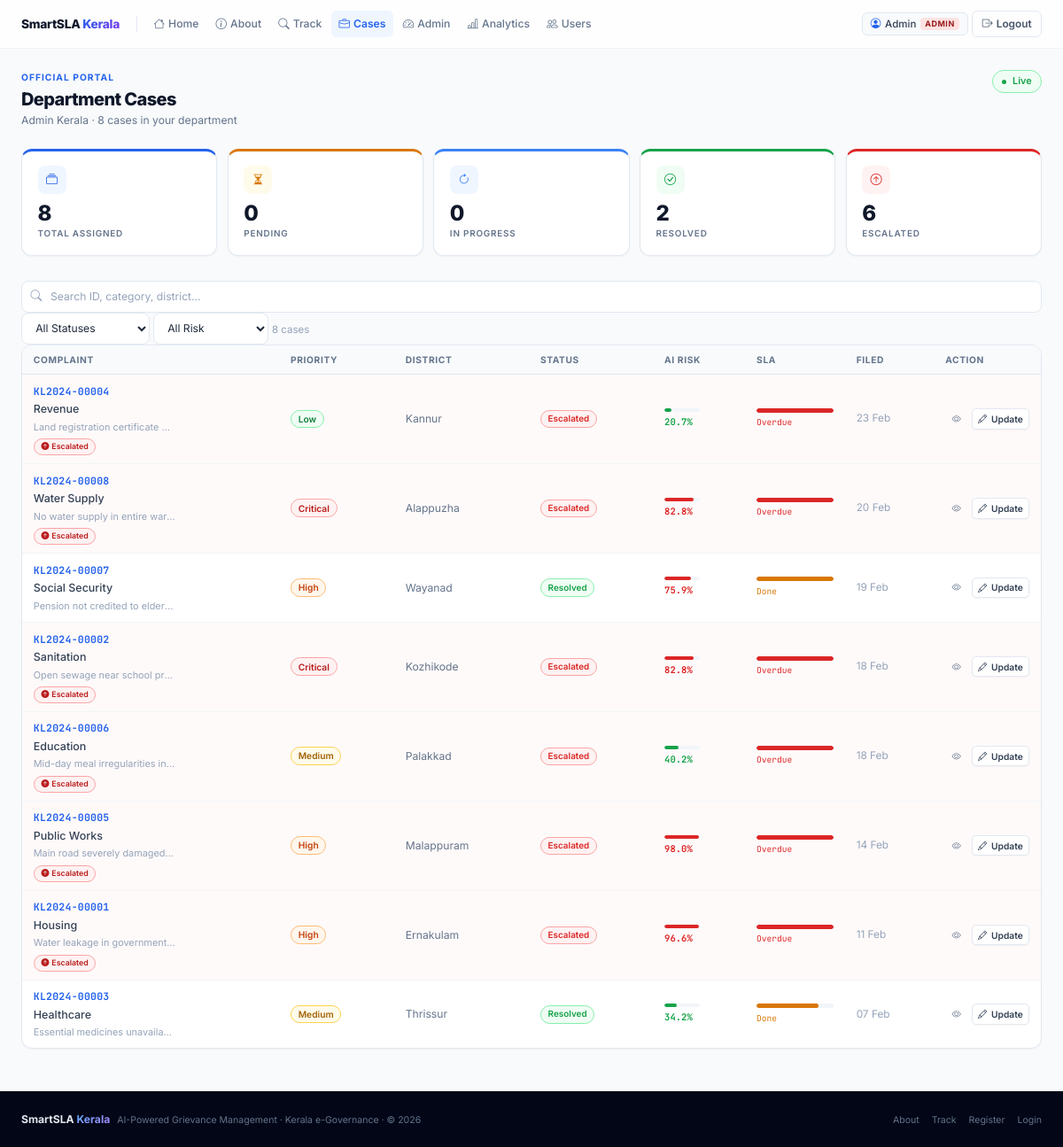
Before: /official/dashboard (signed in) with the older database file.
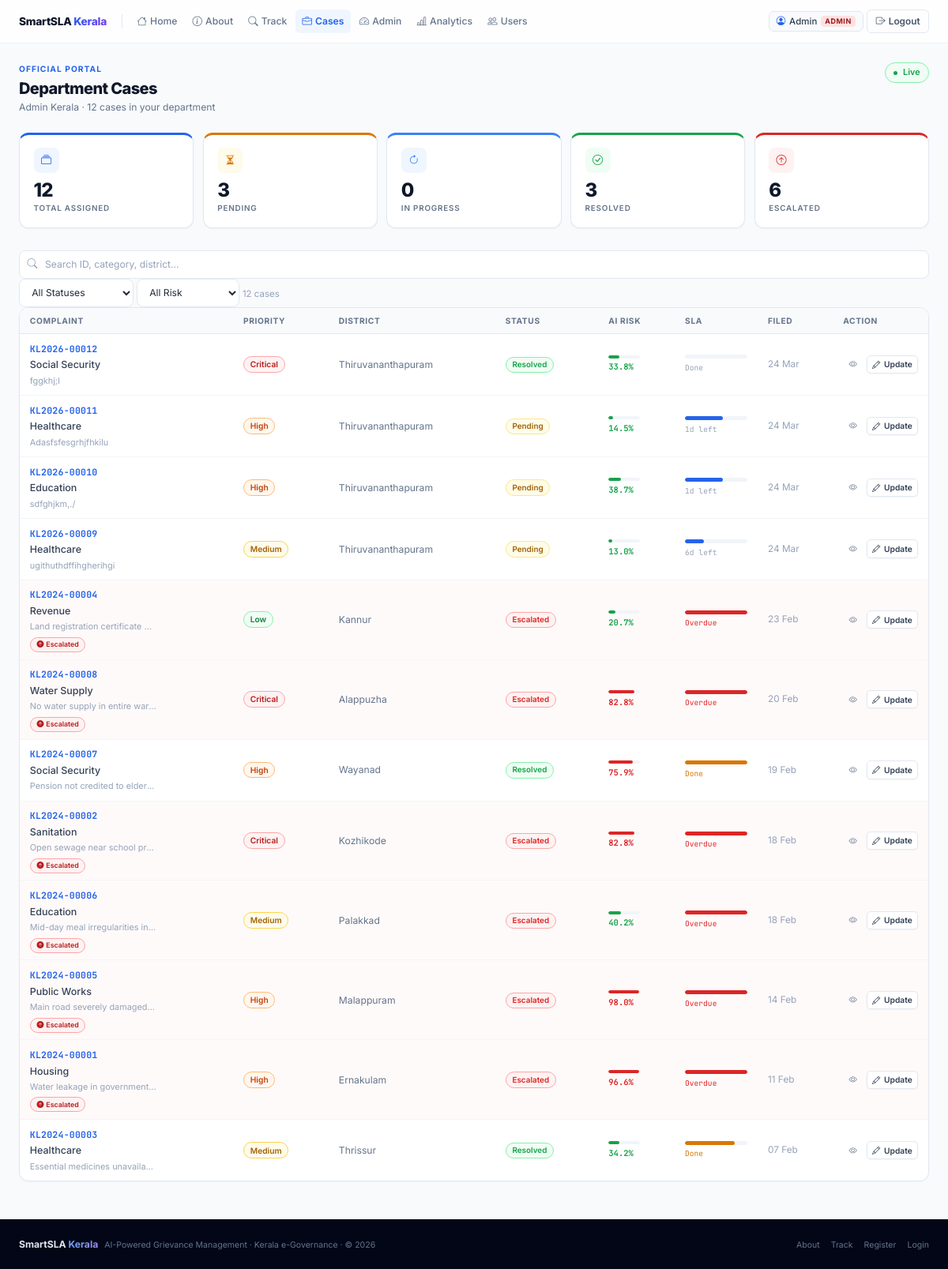
After: the same page with the newer database file.
### tables this page shows
CREATE TABLE complaints (
        id INTEGER PRIMARY KEY AUTOINCREMENT,
        complaint_id TEXT UNIQUE,
        user_id INTEGER,
        assigned_to INTEGER,
        category TEXT, department TEXT, priority TEXT,
        district TEXT, description TEXT,
        status TEXT DEFAULT 'Pending',
        sla_threshold INTEGER,
        predicted_days REAL,
        sla_risk_score REAL,
        sla_risk_label TEXT,
        submitted_at TEXT DEFAULT (datetime('now')),
        resolved_at TEXT,
        escalated INTEGER DEFAULT 0,
        escalated_at TEXT,
        resubmission INTEGER DEFAULT 0
    );

### app.py (the view)
@app.route('/official/dashboard')
@login_required
@role_required('official','admin')
def official_dashboard():
    user = query_db('SELECT * FROM users WHERE id=?',[session['user_id']],one=True)
    if user['role'] == 'admin':
        q    = 'SELECT * FROM complaints ORDER BY submitted_at DESC'
        args = []
    else:
        dept = user['department'] or ''
        q    = 'SELECT * FROM complaints WHERE department=? ORDER BY submitted_at DESC'
        args = [dept]
    complaints = wrap(query_db(q, args))
    now = datetime.utcnow().strftime('%Y-%m-%d %H:%M:%S')
    for c in complaints:
        if c.status not in ('Resolved','Closed','Escalated') and c.sla_violated and not c.escalated:
            modify_db("UPDATE complaints SET escalated=1,escalated_at=?,status='Escalated' WHERE id=?",[now,c.id])
            log_action(c.id,'Auto-escalated',session['user_id'])
    complaints = wrap(query_db(q, args))
    stats = {'total':len(complaints),
             'pending':sum(1 for c in complaints if c.status=='Pending'),
             'in_progress':sum(1 for c in complaints if c.status=='In Progress'),
             'escalated':sum(1 for c in complaints if c.escalated),
             'resolved':sum(1 for c in complaints if c.status in ('Resolved','Closed')),
             'closed':sum(1 for c in complaints if c.status=='Closed')}
    return render_template('official/dashboard.html',user=user,complaints=complaints,stats=stats)

### app.py (called while the page is built)
def get_db():
    db = getattr(g, '_database', None)
    if db is None:
        db = g._database = sqlite3.connect(DATABASE)
        db.row_factory = sqlite3.Row
    return db

def query_db(query, args=(), one=False):
    cur = get_db().execute(query, args)
    rv = cur.fetchall()
    return (rv[0] if rv else None) if one else rv

def _parse_dt(s):
    if not s: return None
    for fmt in ('%Y-%m-%d %H:%M:%S','%Y-%m-%dT%H:%M:%S','%Y-%m-%d %H:%M:%S.%f'):
        try: return datetime.strptime(s, fmt)
        except: pass
    return None

def login_required(f):
    @wraps(f)
    def dec(*a, **kw):
        if 'user_id' not in session:
            flash('Please log in first.','warning')
            return redirect(url_for('login'))
        return f(*a, **kw)
    return dec

def role_required(*roles):
    def decorator(f):
        @wraps(f)
        def dec(*a, **kw):
            if 'user_id' not in session: return redirect(url_for('login'))
            if session.get('user_role') not in roles:
                flash('Access denied.','danger')
                return redirect(url_for('index'))
            return f(*a, **kw)
        return dec
    return decorator

### templates/official/dashboard.html (shortened to what the changed rows need)
{% extends 'base.html' %}{% block title %}Assigned Cases — SmartSLA Official{% endblock %}
{% block content %}
<div class="page-wrap">
  <div class="page-header a1">
    <div>
      <div class="section-label" style="color:var(--pri)">Official Portal</div>
      <div class="page-title">Department Cases</div>
      <div class="page-subtitle">
        {{ session.user_name }}
        · {{ complaints|length }} cases in your department
      </div>
    </div>
  </div>
  <div class="grid-5 a2" style="margin-bottom:1.75rem">
    <div class="kpi kpi-top kpi-blue">
      <div class="kpi-ic kpi-ic-blue"><i class="bi bi-collection"></i></div>
      <div class="kpi-n" data-cu="{{ stats.total }}">{{ stats.total }}</div>
      <div class="kpi-l">Total Assigned</div>
    </div>
    <div class="kpi kpi-top kpi-amber">
      <div class="kpi-ic kpi-ic-amber"><i class="bi bi-hourglass-split"></i></div>
      <div class="kpi-n" data-cu="{{ stats.pending }}">{{ stats.pending }}</div>
      <div class="kpi-l">Pending</div>
    </div>
    <div class="kpi kpi-top kpi-green">
      <div class="kpi-ic kpi-ic-green"><i class="bi bi-check-circle"></i></div>
      <div class="kpi-n" data-cu="{{ stats.resolved }}">{{ stats.resolved }}</div>
      <div class="kpi-l">Resolved</div>
    </div>
  </div>
  <div class="filter-bar a3">
    <div class="input-group">
      <input type="text" id="fI" class="form-input" placeholder="Search ID, category, district…"/>
    </div>
    <select id="sF" class="form-select" style="width:145px">
      <option value="">All Statuses</option>
    </select>
    <select id="rF" class="form-select" style="width:130px">
      <option value="">All Risk</option>
    </select>
    <span id="rowCount" style="font-size:.72rem;color:var(--g400);white-space:nowrap">{{ complaints|length }} cases</span>
  </div>
  <div class="card a4">
    {% if complaints %}
    <div style="overflow-x:auto">
      <table class="table" id="cT">
        <thead>
          <tr>
            <th>Complaint</th>
            <th>Priority</th>
            <th>District</th>
            <th>Status</th>
            <th>AI Risk</th>
            <th>SLA</th>
            <th>Filed</th>
            <th style="width:90px">Action</th>
          </tr>
        </thead>
        <tbody>
          {% for c in complaints %}
          <tr
            data-status="{{ c.status }}"
            data-risk="{{ c.sla_risk_label }}"
            data-search="{{ c.complaint_id|lower }} {{ c.category|lower }} {{ c.district|lower }} {{ c.description|lower }}"
            class="{{ 'row-overdue' if c.sla_violated }}"
          >
            <td>
              <a href="{{ url_for('complaint_detail', complaint_id=c.complaint_id) }}" class="cid-link">{{ c.complaint_id }}</a>
              <div style="font-size:.78rem;font-weight:500;color:var(--g700);margin-top:.06rem">{{ c.category }}</div>
              <div class="desc-ex" title="{{ c.description }}">{{ c.description }}</div>
              {% if c.escalated %}
              <span class="badge badge-Critical" style="font-size:.55rem;margin-top:.25rem;display:inline-flex">
                <i class="bi bi-arrow-up-circle-fill"></i>Escalated
              </span>
              {% endif %}
            </td>
            <td><span class="badge badge-{{ c.priority }}">{{ c.priority }}</span></td>
            <td style="font-size:.76rem;color:var(--g500)">{{ c.district }}</td>
            <td><span class="badge status-{{ c.status.replace(' ','') }}" style="font-size:.62rem">{{ c.status }}</span></td>
            <td>
              <div class="risk-bar">
                <div class="risk-fill" style="width:{{ c.sla_risk_score }}%;background:{%if c.sla_risk_score>=75%}var(--err){%elif c.sla_risk_score>=50%}var(--warn){%else%}var(--ok){%endif%}"></div>
              </div>
              <div style="font-family:var(--mono);font-size:.66rem;font-weight:700;color:{%if c.sla_risk_score>=75%}var(--err){%elif c.sla_risk_score>=50%}var(--warn){%else%}var(--ok){%endif%}">{{ c.sla_risk_score }}%</div>
            </td>
            <td class="sla-col">
              <div class="sla-track">
                <div class="sla-fill" style="width:{{ [c.progress_pct,100]|min }}%;background:{%if c.sla_violated%}var(--err){%elif c.progress_pct>75%}var(--warn){%else%}var(--pri){%endif%}"></div>
              </div>
              <div class="sla-label" style="color:{%if c.sla_violated%}var(--err){%elif c.progress_pct>75%}var(--warn){%else%}var(--g400){%endif%}">
                {%if c.status in ('Resolved','Closed')%}Done{%elif c.sla_violated%}Overdue{%else%}{{ c.days_remaining }}d left{%endif%}
              </div>
            </td>
            <td style="font-size:.74rem;color:var(--g400);white-space:nowrap">
              {{ c.submitted_at.strftime('%d %b') if c.submitted_at else 'N/A' }}
            </td>
            <td>
              <div style="display:flex;gap:.28rem">
                <a href="{{ url_for('complaint_detail', complaint_id=c.complaint_id) }}" class="btn btn-ghost btn-xs" title="View detail"><i class="bi bi-eye"></i></a>
                <button class="btn btn-outline btn-xs" onclick="openUpdate({{ c.id }},'{{ c.complaint_id }}','{{ c.status }}')">
                  <i class="bi bi-pencil"></i>Update
                </button>
              </div>
            </td>
          </tr>
          {% endfor %}
        </tbody>
      </table>
    </div>
    {% endif %}
  </div>
</div>
{% endblock %}

Changed rows visible on the page:
added complaints: complaint_id "KL2026-00012", category "Social Security", description "fggkhj;l", priority "Critical", district "Thiruvananthapuram", status "Resolved", sla_risk_score "33.8", shows "Done", submitted_at "24 Mar"
added complaints: complaint_id "KL2026-00011", category "Healthcare", description "Adasfsfesgrhjfhkilu", priority "High", district "Thiruvananthapuram", status "Pending", sla_risk_score "14.5", {{ [c.progress_pct,100]|min }} 60 (drawn), days_remaining "1", submitted_at "24 Mar"
added complaints: complaint_id "KL2026-00010", category "Education", description "sdfghjkm,./", priority "High", district "Thiruvananthapuram", status "Pending", sla_risk_score "38.7", {{ [c.progress_pct,100]|min }} 60 (drawn), days_remaining "1", submitted_at "24 Mar"
added complaints: complaint_id "KL2026-00009", category "Healthcare", description "ugithuthdffihgherihgi", priority "Medium", district "Thiruvananthapuram", status "Pending", sla_risk_score "13.0", {{ [c.progress_pct,100]|min }} 30 (drawn), days_remaining "6", submitted_at "24 Mar"
Other visible differences:
{{ complaints|length }}: "8" → "12"
{{ stats.total }}: "8" → "12"
{{ stats.pending }}: "0" → "3"
{{ stats.resolved }}: "2" → "3"
